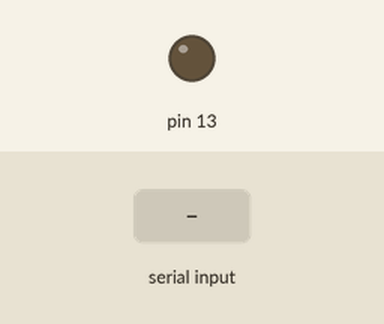
Simulated run of this sketch. Board: Arduino Uno, built with avr-gcc and run on an emulated ATmega328P. Shown: output pins drawn as LEDs (lit = HIGH). The inputs (shaded band) are chosen by the test bench. No radio packets arrive unless stated; what the sketch prints to the serial monitor is not drawn.

Above: at 4.2 s.
4.3 s: byte 17 (0x11) received over Serial
At 4.7 s:
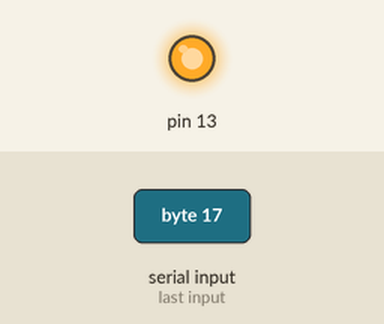
Timing chart, 0 to 7.3 s (numbered marks = the images above; inputs shaded):
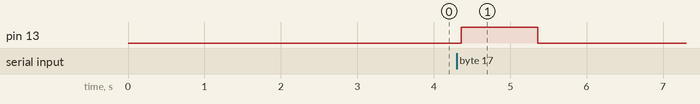

The sketch:

voice_transmitter.ino
```cpp
#include <VirtualWire.h>


char *controller;

byte com = 0; //reply from voice recognition
void setup() {
  pinMode(13,OUTPUT);
vw_set_ptt_inverted(true); //
vw_set_tx_pin(12);
vw_setup(4000);// speed of data transfer Kbps
 Serial.begin(9600);
delay(2000);
  Serial.write(0xAA);
  Serial.write(0x37);
  delay(1000);
  Serial.write(0xAA);
  Serial.write(0x21);
}

void loop(){


while(Serial.available()){
    com = Serial.read();
    switch(com){
      case 0x11:
        {
          controller="1"  ;
vw_send((uint8_t *)controller, strlen(controller));
vw_wait_tx(); // Wait until the whole message is gone
digitalWrite(13,1);
delay(1000);
digitalWrite(13,0);
delay(1000);

        break;
        }
      case 0x12:
        {
          controller="2"  ;
vw_send((uint8_t *)controller, strlen(controller));
vw_wait_tx(); // Wait until the whole message is gone
digitalWrite(13,1);
delay(1000);
digitalWrite(13,0);
delay(1000);

      break;
        }
      case 0x13:
        {
          controller="3"  ;
vw_send((uint8_t *)controller, strlen(controller));
vw_wait_tx(); // Wait until the whole message is gone
digitalWrite(13,1);
delay(1000);
digitalWrite(13,0);
delay(1000);
      break;
        }
      case 0x14:
        {
          controller="4"  ;
vw_send((uint8_t *)controller, strlen(controller));
vw_wait_tx(); // Wait until the whole message is gone
digitalWrite(13,1);
delay(1000);
digitalWrite(13,0);
delay(1000);
      break;
        }
      case 0x15:
       {
        controller="5"  ;
vw_send((uint8_t *)controller, strlen(controller));
vw_wait_tx(); // Wait until the whole message is gone
digitalWrite(13,1);
delay(1000);
digitalWrite(13,0);
delay(1000);
      break;
       }
   }
  }

}
```

Measured:
- after the input at 4.3 s, pin 13: LOW → HIGH after 0.06 s, → LOW 1.0 s later
